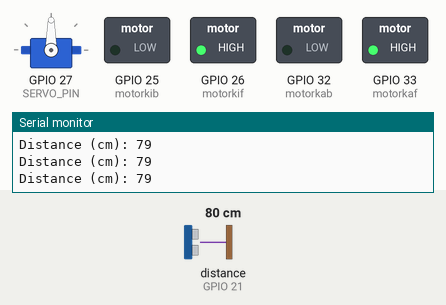
The sketch below on a simulated ESP32. On the bench: servo, switched loads named in the sketch (green lamp = pin HIGH), the last lines printed to the serial monitor. Wiring (inferred from the names in the program): ultrasonic range finder: trigger GPIO 19; echo GPIO 21. Inputs (shaded band) come from the test bench; at power-on: distance to the obstacle (sensor on GPIO 21) 80 cm. The echo pulse lasts 58.3 µs per cm; pins used as bus, display or sensor lines are not drawn.

Above: at 1.2 s.
1.3 s: distance to the obstacle (sensor on GPIO 21) set to 13 cm
2.8 s: distance to the obstacle (sensor on GPIO 21) set to 10 cm
At 3.3 s:
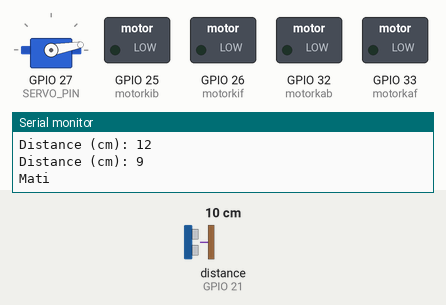
At 6.8 s:
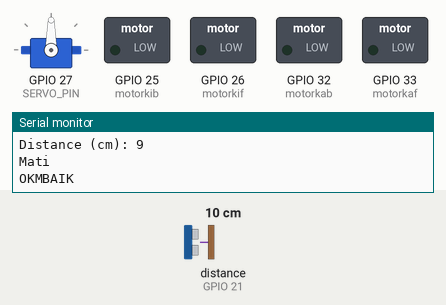
Timing chart, 0 to 11.8 s (numbered marks = the images above; inputs shaded):
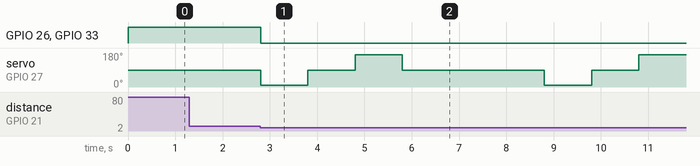

Measured:
- the behaviour switches between 12 and 11 cm on distance to the obstacle (sensor on GPIO 21) (found by bisection; images 0 and 1)
- after the input at 2.8 s, GPIO 26 (motorkif), GPIO 33 (motorkaf): HIGH → LOW at once; servo on GPIO 27 (SERVO_PIN): 90° → 10° at once, → 90° 1.0 s later, → 170° 1.0 s later, → 90° 1.0 s later, … (7 changes in this stretch)

The sketch:

sketch_mar21a.ino
```cpp
const int trigPin = 19;
const int echoPin = 21;

#include <Servo.h>

#define SERVO_PIN 27 // ESP32 pin GIOP26 connected to servo motor

Servo servoMotor;

//define sound speed in cm/uS
#define SOUND_SPEED 0.034
#define CM_TO_INCH 0.393701

long duration;
int distanceCm;
float distanceInch;

#define motorkif 26  //motor kiri maju
#define motorkib 25  //motor kiri mundur
#define motorkaf 33  //motor kanan maju
#define motorkab 32  //motor kanan mundur

void setup() {
    Serial.begin(115200); // Starts the serial communication
  pinMode(trigPin, OUTPUT); // Sets the trigPin as an Output
  pinMode(echoPin, INPUT); // Sets the echoPin as an Input
//Menentukan mode untuk masing-masing pin
  servoMotor.attach(SERVO_PIN);  // attaches the servo on ESP32 pin
pinMode(motorkif,OUTPUT);
pinMode(motorkib,OUTPUT);
pinMode(motorkaf,OUTPUT);
pinMode(motorkab,OUTPUT);
}

void loop() {

// Clears the trigPin
  digitalWrite(trigPin, LOW);
  delayMicroseconds(2);
  // Sets the trigPin on HIGH state for 10 micro seconds
  digitalWrite(trigPin, HIGH);
  delayMicroseconds(10);
  digitalWrite(trigPin, LOW);

  // Reads the echoPin, returns the sound wave travel time in microseconds
  duration = pulseIn(echoPin, HIGH);

  // Calculate the distance
  distanceCm = duration * SOUND_SPEED/2;

  // Convert to inches
  distanceInch = distanceCm * CM_TO_INCH;

  // Prints the distance in the Serial Monitor
  Serial.print("Distance (cm): ");
  Serial.println(distanceCm);

 if(distanceCm >= 0 && distanceCm < 11){
//kedua sensor tidak mengenai garis hitam
//gerak maju
Serial.println("Mati");
digitalWrite(motorkaf,LOW);
digitalWrite(motorkab,LOW);
digitalWrite(motorkif,LOW);
digitalWrite(motorkib,LOW);
servoMotor.write(10);
   delay(1000);
   servoMotor.write(90);
   delay(1000);
   servoMotor.write(170);
   delay(1000);
   servoMotor.write(90);
   Serial.print("OKMBAIK");
   delay(3000);
 } else if( distanceCm > 11){
//kedua sensor tidak mengenai garis hitam
//gerak maju
digitalWrite(motorkaf,HIGH);
digitalWrite(motorkab,LOW);
digitalWrite(motorkif,HIGH);
digitalWrite(motorkib,LOW);
 }
}
```
